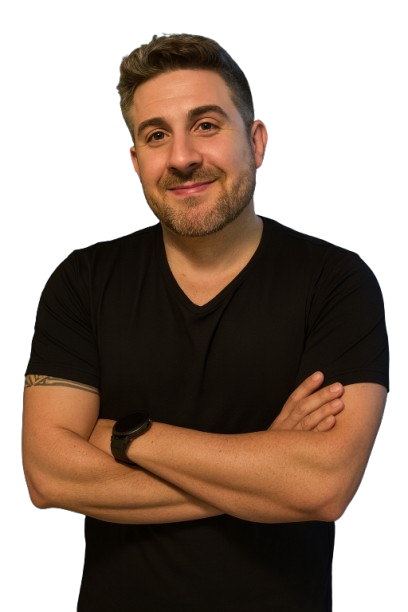
#> input picture scripts/assets/portrait-cutout.png, 408 x 612 px
$ python make-og-image.py
#> lines starting #> are read from the running program, lines starting #| are printed output that depends on the picture; after the words box and inside, x2 and y2 are one past the last pixel; in counts of white or black regions, pixels touching at a corner belong together
"""
Gera public/images/og-image.png (1200x630) — o card exibido quando o link do
site é compartilhado (LinkedIn, WhatsApp, Slack…). Mesma identidade do site:
LP Noir — preto quente, marfim e champagne, Roboto com o destaque em serifa
itálica, o funil de gates ao fundo e o retrato em preto e branco.

Uso: python3 scripts/make-og-image.py
"""
from pathlib import Path

from PIL import Image, ImageDraw, ImageFilter, ImageFont, ImageOps

ROOT = Path(__file__).resolve().parent.parent
SANS = ROOT / "public" / "fonts" / "roboto.woff2"
SERIF = ROOT / "public" / "fonts" / "instrument-serif-italic.woff2"
PORTRAIT = ROOT / "scripts" / "assets" / "portrait-cutout.png"
OUT = ROOT / "public" / "images" / "og-image.png"

W, H = 1200, 630
ONYX = (10, 10, 11)
GRAPHITE = (19, 19, 21)
LINE = (42, 42, 46)
IVORY = (241, 237, 228)
STONE = (155, 150, 140)
CHAMPAGNE = (207, 180, 138)


def sans(size: int, weight: int) -> ImageFont.FreeTypeFont:
    f = ImageFont.truetype(str(SANS), size)
    f.set_variation_by_axes([weight])
    return f


def serif(size: int) -> ImageFont.FreeTypeFont:
    return ImageFont.truetype(str(SERIF), size)


def bezier(p0, p1, p2, p3, steps=40):
    pts = []
    for i in range(steps + 1):
        t = i / steps
        a = (1 - t) ** 3
        b = 3 * (1 - t) ** 2 * t
        c = 3 * (1 - t) * t**2
        d = t**3
        pts.append((a * p0[0] + b * p1[0] + c * p2[0] + d * p3[0], a * p0[1] + b * p1[1] + c * p2[1] + d * p3[1]))
    return pts


def funil(w: int, h: int, scale: int = 3) -> Image.Image:
    """O funil de gates (mesma geometria de src/components/art/funil.ts, encaixada no card)."""
    S = scale
    layer = Image.new("RGBA", (w * S, h * S), (0, 0, 0, 0))
    d = ImageDraw.Draw(layer)
    gates = [0.36, 0.53, 0.70, 0.87]
    aperto = [1, 0.62, 0.38, 0.2, 0.08]
    focus = 0.5
    linhas = [(0.09, 0), (0.16, 1), (0.24, 4), (0.31, 0), (0.37, 2), (0.44, 4), (0.5, 1), (0.56, 4), (0.62, 3), (0.69, 0), (0.76, 4), (0.83, 2), (0.9, 1)]
    sobreviventes = [y for y, a in linhas if a == 4]
    sinal = min(sobreviventes, key=lambda y: abs(y - focus))
    for g in gates:
        x = g * w * S
        for y in range(0, h * S, 8 * S):
            d.line([(x, y), (x, y + 2 * S)], fill=(*IVORY, 26), width=S)
    for y0, ate in linhas:
        pts = [(-0.03, y0)]
        for g in range(min(ate, 3) + 1):
            pts.append((gates[g], focus + (y0 - focus) * aperto[g + 1]))
        if ate == 4:
            pts.append((1.03, focus + (y0 - focus) * aperto[4]))
        path = []
        for (xa, ya), (xb, yb) in zip(pts, pts[1:]):
            k = (xb - xa) * 0.5
            path += bezier((xa * w * S, ya * h * S), ((xa + k) * w * S, ya * h * S), ((xb - k) * w * S, yb * h * S), (xb * w * S, yb * h * S))
        is_sinal = ate == 4 and y0 == sinal
        d.line(path, fill=(*CHAMPAGNE, 200) if is_sinal else (*IVORY, 46), width=int(1.6 * S) if is_sinal else S, joint="curve")
        if ate < 4:
            x, y = path[-1]
            r = 3 * S
            d.ellipse((x - r, y - r, x + r, y + r), fill=(*ONYX, 255), outline=(*IVORY, 90), width=S)
    return layer.resize((w, h), Image.LANCZOS)


img = Image.new("RGB", (W, H), ONYX)
# Luz ambiente champagne atrás do retrato.
glow = Image.new("RGBA", (W, H), (0, 0, 0, 0))
#> glow: PIL image 1200x630 RGBA; every value is 0
ImageDraw.Draw(glow).ellipse((700, 40, 1260, 600), fill=(*CHAMPAGNE, 46))
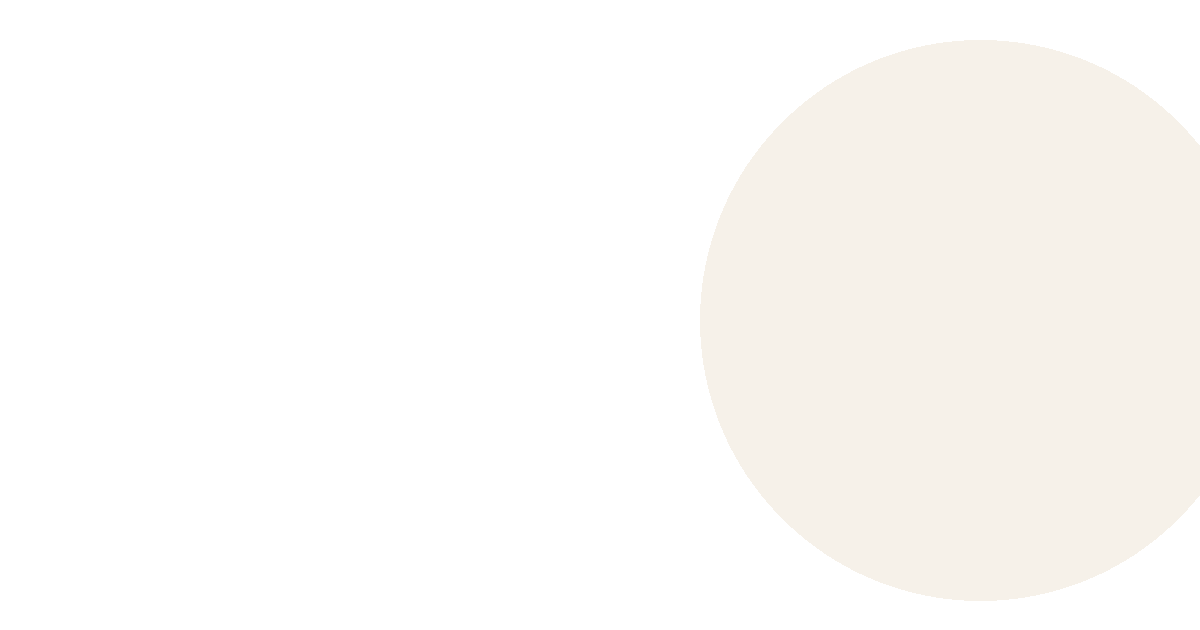
#> glow: PIL image 1200x630 RGBA; mean R, G, B, A 63.7, 55.4, 42.5, 14.2; transparent parts drawn white
img.paste(glow.filter(ImageFilter.GaussianBlur(120)), (0, 0), glow.filter(ImageFilter.GaussianBlur(120)))
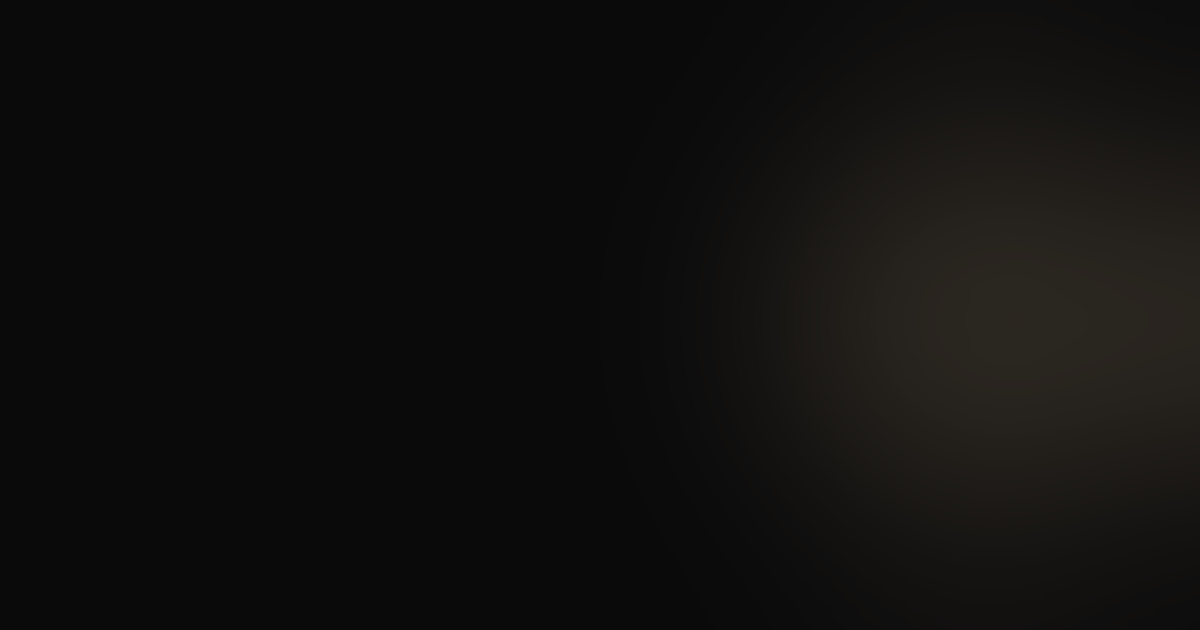
#> img: PIL image 1200x630 RGB; mean R, G, B 16.5, 15.6, 15.1
img.paste(funil(W, H), (0, 0), funil(W, H))
#> in funil, `layer = Image.new("RGBA", (w * S, h * S), (0, 0, 0, 0))`: layer: PIL image 3600x1890 RGBA; every value is 0
#> the loop in funil, `for y0, ate in linhas:` made 13 passes
#> (x, y) on passes 1, 2, 4, 5, 7, 9, 10, 12, 13: (1296, 464.6), (1908, 700.8), (1296, 722.4), (2520, 895.9), (1908, 945), (3132, 963.1), (1296, 1167.6), (2520, 1069.7), (1908, 1232.3)
#> in funil, `return layer.resize((w, h), Image.LANCZOS)`:
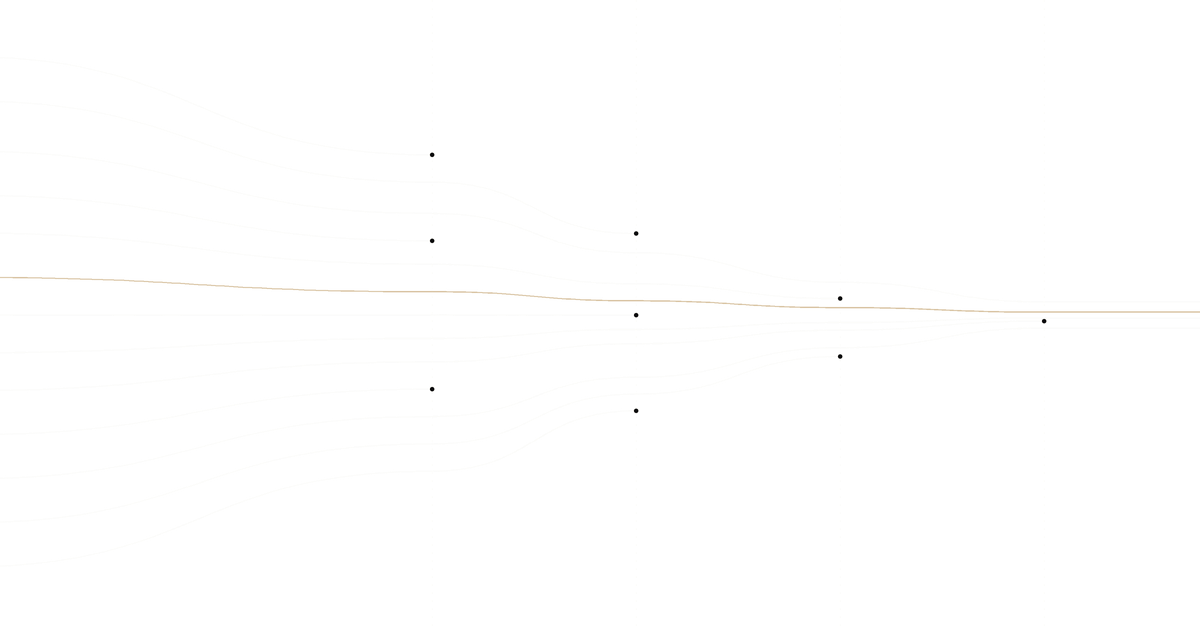
#> returned value: PIL image 1200x630 RGBA; mean R, G, B, A 11.3, 11.2, 10.4, 1; transparent parts drawn white
#> the loop in funil (call 2), `for g in gates:` made 4 passes
#> x on passes 1 to 4: 1296, 1908, 2520, 3132
#> the loop in funil (call 2), `for y0, ate in linhas:` made 13 passes
#> is_sinal on passes 3, 6, 8, 11: False, True, False, False
d = ImageDraw.Draw(img)
M = 64

# Painel do retrato: cantos de 12 px, borda grafite, retrato em P&B.
panel = (820, 56, W - 56, H - 56)
mask = Image.new("L", (W, H), 0)
#> mask: PIL image 1200x630 L; every value is 0
ImageDraw.Draw(mask).rounded_rectangle(panel, radius=12, fill=255)
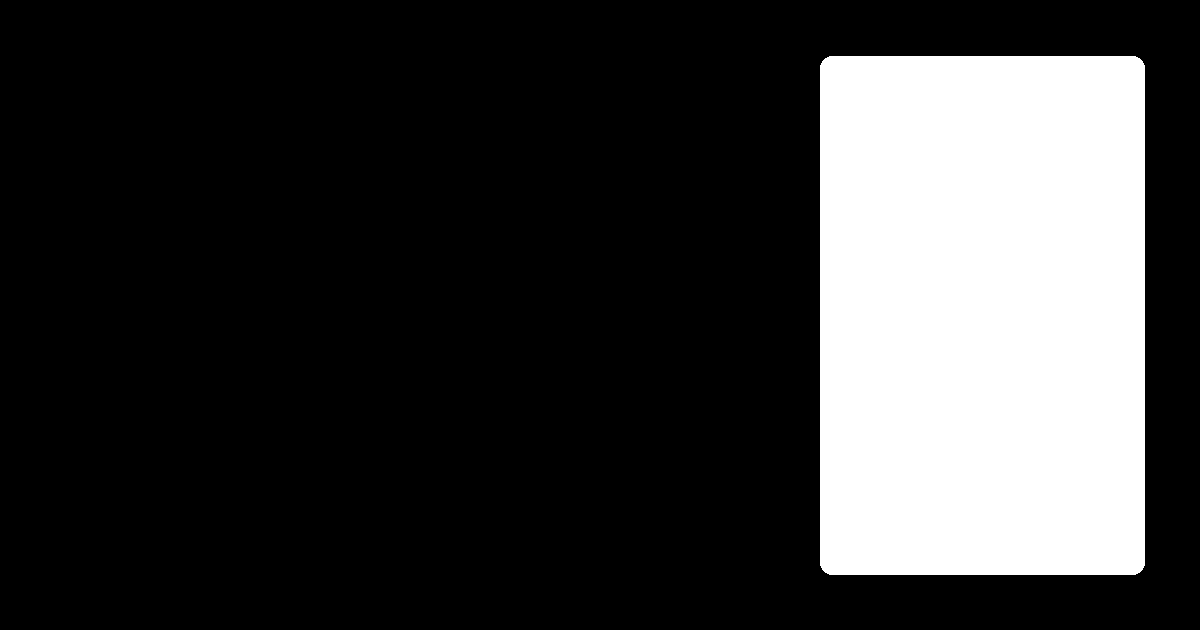
#> mask: PIL image 1200x630 L; 22.3% white; 1 white region, box (x1, y1, x2, y2) and area: (820, 56, 1145, 575) 168539
card = Image.new("RGB", (W, H), GRAPHITE)
portrait = Image.open(PORTRAIT).convert("RGBA")
#> portrait is the input picture: PIL image 408x612 RGBA; mean R, G, B, A 46.8, 30.5, 19.6, 145.7
gray = ImageOps.autocontrast(ImageOps.grayscale(portrait.convert("RGB")), cutoff=1)
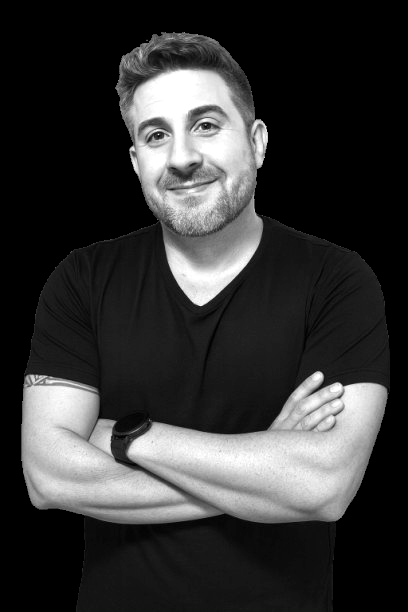
#> gray: PIL image 408x612 L; min 0, max 255, mean 53.9
bw = Image.merge("RGBA", (gray, gray, gray, portrait.getchannel("A")))
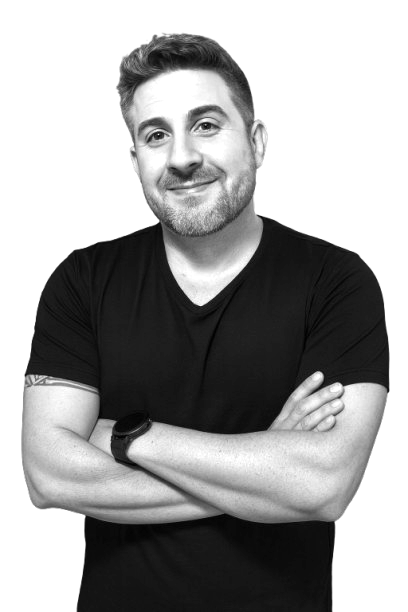
#> bw: PIL image 408x612 RGBA; mean R, G, B, A 53.9, 53.9, 53.9, 145.7; transparent parts drawn white
target_h = panel[3] - panel[1] - 24
bw = bw.resize((round(bw.width * target_h / bw.height), target_h), Image.LANCZOS)
#> bw: PIL image 329x494 RGBA
card.paste(bw, (panel[0] + (panel[2] - panel[0] - bw.width) // 2, panel[3] - target_h), bw)
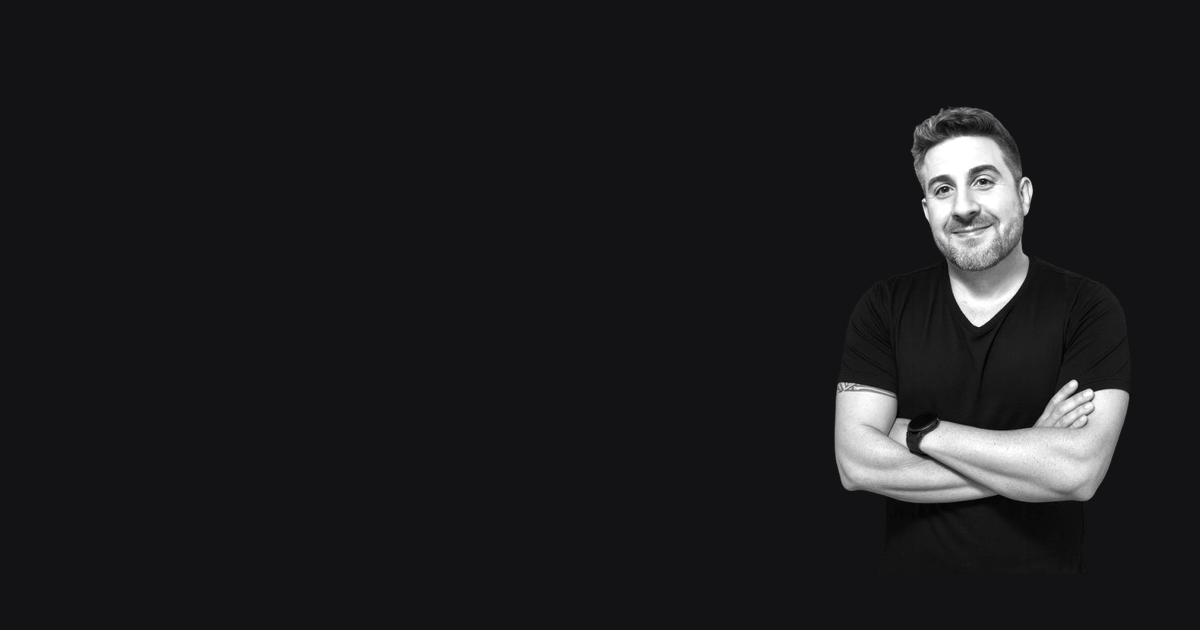
#> card: PIL image 1200x630 RGB; mean R, G, B 28.2, 28.2, 29.9
img.paste(card, (0, 0), mask)
d.rounded_rectangle(panel, radius=12, outline=LINE, width=2)

d.text((M, 64), "LP · PRODUCT & PORTFOLIO", font=sans(18, 600), fill=STONE)
#> (the run stopped early here; a loop or call above may not have finished)

$ run again, with img/profile_photo.webp saved as scripts/assets/portrait-cutout.png
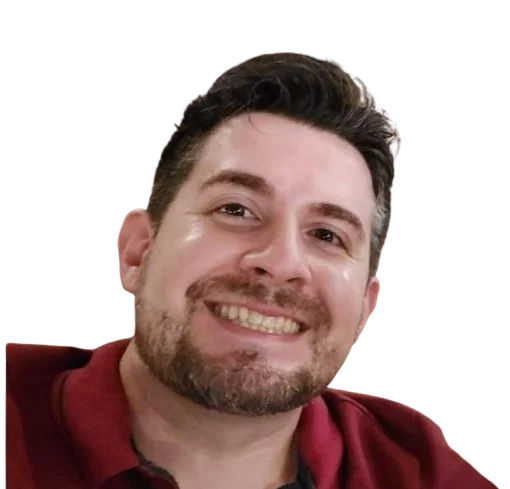
#> input picture img/profile_photo.webp, 510 x 489 px
#> layer: PIL image 3600x1890 RGBA; every value is 0
#> the loop in funil, `for y0, ate in linhas:` made 13 passes
#> (x, y) on passes 1, 2, 4, 5, 7, 9, 10, 12: (1296, 464.6), (1908, 700.8), (1296, 722.4), (2520, 895.9), (1908, 945), (3132, 963.1), (1296, 1167.6), (2520, 1069.7)
#> the loop in funil (call 2), `for g in gates:` made 4 passes
#> x on passes 1 to 4: 1296, 1908, 2520, 3132
#> the loop in funil (call 2), `for y0, ate in linhas:` made 13 passes
#> portrait is the input picture: PIL image 510x489 RGBA; mean R, G, B, A 62.9, 41.7, 38.9, 125.3
#> `gray = ImageOps.autocontrast(ImageOps.grayscale(portrait.convert("RGB"..`:
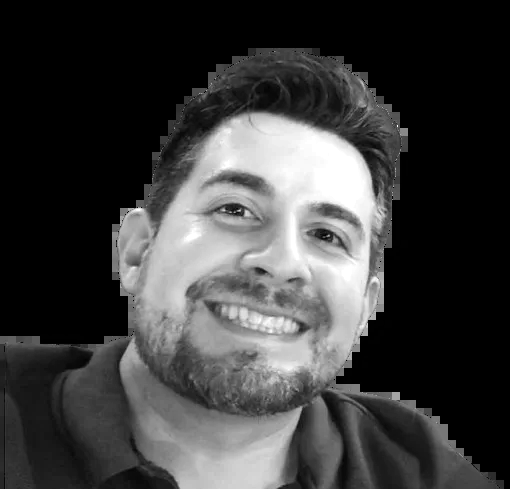
#> gray: PIL image 510x489 L; min 0, max 255, mean 61.4
#> `card.paste(bw, (panel[0] + (panel[2] - panel[0] - bw.width) // 2, pane..`:
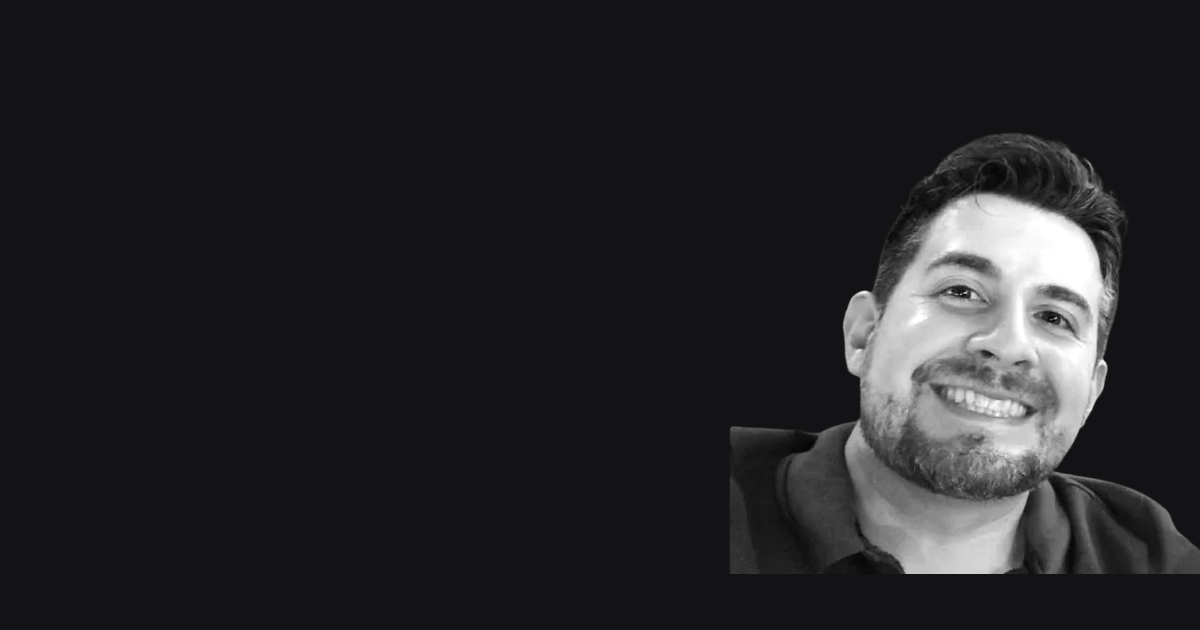
#> card: PIL image 1200x630 RGB; mean R, G, B 35.5, 35.5, 37.2
